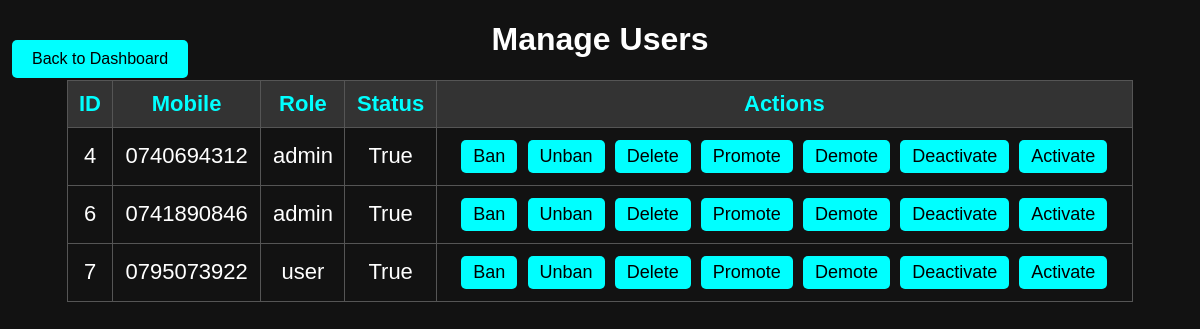
The page /admin/manage_users (signed in) on the database as committed earlier.
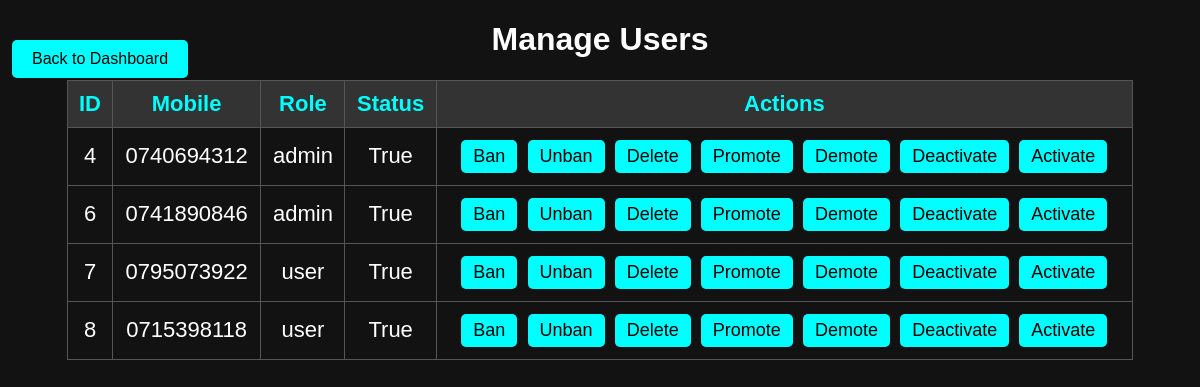
The same page on the database as committed later.
### app.py (models this page shows)
class User(db.Model, UserMixin):
    id = db.Column(db.Integer, primary_key=True)
    mobile = db.Column(db.String(10), unique=True, nullable=False)
    email = db.Column(db.String(120), unique=True,  nullable=False)
    password = db.Column(db.String(255), nullable=False)
    role = db.Column(db.String(10), nullable=False, default='user')
    created_at = db.Column(db.DateTime, default=nairobi_time)
    profile_image = db.Column(db.String(255), default='/static/default-profile.png')
    location = db.Column(db.String(255), nullable=True)
    agreed = db.Column(db.Boolean, default=False)
    active = db.Column(db.Boolean, default=True)

### app.py (the view)
@app.route('/admin/manage_users')
@admin_required
def manage_users():
    users = User.query.all()
    return render_template('admin_manage_users.html', users=users)

### app.py (called while the page is built)
@app.before_request
def make_session_permanent():
    session.permanent = True

@app.before_request
def auto_logout_user():
    if current_user.is_authenticated:
        user = User.query.filter_by(id=current_user.id).first()
        if user and user.role != current_user.role:
            logout_user()
            flash("Role has changed. Please log in again.", "error")
            return redirect(url_for('login'))

def admin_required(f):
    @wraps(f)
    def decorated_function(*args, **kwargs):
        if not current_user.is_authenticated or current_user.role != 'admin':
            return abort(403)
        return f(*args, **kwargs)
    return decorated_function

@login_manager.user_loader
def load_user(user_id):
    return User.query.get(int(user_id))

@app.context_processor
def inject_csrf_token():
    from flask_wtf.csrf import generate_csrf
    return dict(csrf_token=generate_csrf)

### templates/admin_manage_users.html (shortened to what this page needs)
<!DOCTYPE html>
<html lang="en">
<head>
</head>
<body>
  <h1>Manage Users</h1><div id="toast-container" class="toast-container"></div>
  <button class="btn" onclick="window.location.href='/admin/dashboard'">Back to Dashboard</button>
  <table>
    <tr>
      <th>ID</th>
      <th>Mobile</th>
      <th>Role</th>
      <th>Status</th>
      <th>Actions</th>
    </tr>
    {% for user in users %}
    <tr>
      <td>{{ user.id }}</td>
      <td>{{ user.mobile }}</td>
      <td>{{ user.role }}</td>
      <td>{{ user.active }}</td>
      <td>
        <form action="{{ url_for('admin_ban_user', user_id=user.id) }}" method="POST" style="display:inline;">
          <button type="submit">Ban</button>
        </form>
        <form action="{{ url_for('admin_unban_user', user_id=user.id) }}" method="POST" style="display:inline;">
          <button type="submit">Unban</button>
        </form>
        <form action="{{ url_for('admin_delete_user', user_id=user.id) }}" method="POST" style="display:inline;">
          <button type="submit">Delete</button>
        </form>
        <form action="{{ url_for('admin_promote_user', user_id=user.id) }}" method="POST" style="display:inline;">
          <button type="submit">Promote</button>
        </form>
        <form action="{{ url_for('admin_demote_user', user_id=user.id) }}" method="POST" style="display:inline;">
          <button type="submit">Demote</button>
        </form>
        <form action="{{ url_for('admin_deactivate_user', user_id=user.id) }}" method="POST" style="display:inline;">
          <button type="submit">Deactivate</button>
        </form>
        <form action="{{ url_for('admin_activate_user', user_id=user.id) }}" method="POST" style="display:inline;">
          <button type="submit">Activate</button>
        </form>
      </td>
    </tr>
    {% endfor %}
  </table></body>
</html>

Rows that differ between the two databases and show on the page:
added User: id "8", mobile "0715398118", role "user", active "True"
